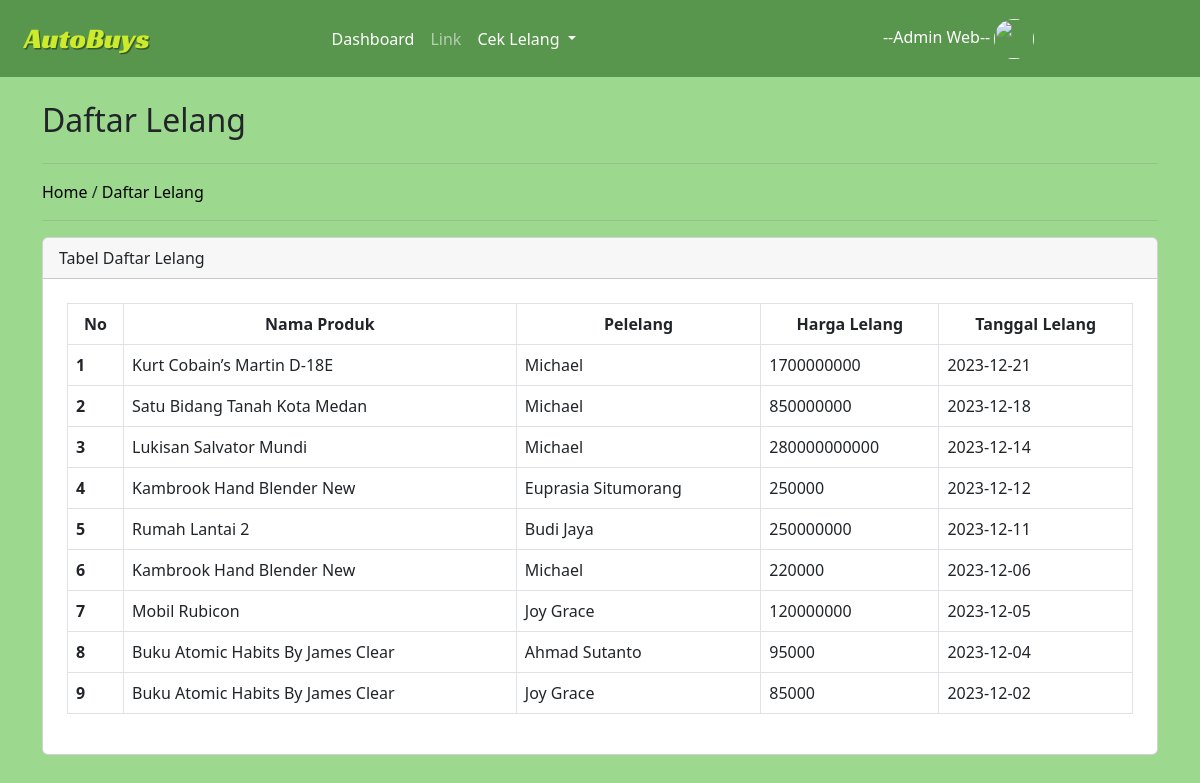
The app's page /admin/daftar_lelang.php (signed in) with its own data.
### tables this page shows
CREATE TABLE `tb_pelelangan` (
  `id_lelang` int(11) NOT NULL,
  `id_user` int(11) NOT NULL,
  `id_produk` int(11) NOT NULL,
  `harga_lelang` bigint(20) NOT NULL,
  `tgl_melelang` date NOT NULL
);

CREATE TABLE `tb_produk` (
  `id_produk` int(11) NOT NULL,
  `id_kategori` int(11) NOT NULL,
  `nama_produk` varchar(255) NOT NULL,
  `harga_awal` bigint(20) NOT NULL,
  `harga_lelang` bigint(20) NOT NULL,
  `gambar_produk` varchar(255) NOT NULL,
  `deskripsi_produk` longtext DEFAULT NULL,
  `tgl_awal_lelang` date NOT NULL,
  `tgl_akhir_lelang` date NOT NULL,
  `status_lelang` varchar(14) DEFAULT NULL,
  `pengunjung` int(11) NOT NULL
);

CREATE TABLE `users` (
  `id_user` int(11) NOT NULL,
  `username` varchar(40) NOT NULL,
  `nama` varchar(40) NOT NULL,
  `email` varchar(40) NOT NULL,
  `password` varchar(120) NOT NULL,
  `level` int(11) NOT NULL
);

### fungsi.php (called while the page is built, shortened)
<?php
include 'koneksi.php';
if (!function_exists('query')) {
    function query($data){
        global $koneksi ;
        $query = mysqli_query($koneksi,$data);
        $lingkup = [];
        while($ambil= mysqli_fetch_assoc($query))
        {
            $lingkup[] = $ambil;
        }
        return $lingkup;
        }
}
    ?>

### admin/daftar_lelang.php (the view, shortened to what this page needs)
<?php include '../fungsi.php';
include 'navbar_admin.php';
?>
<!DOCTYPE html>
<html lang="en">
<head>
</head>
<body>
<?php
    $hasil = query("SELECT tb_pelelangan.id_lelang, users.nama,
    tb_produk.nama_produk, tb_pelelangan.harga_lelang,
    tb_pelelangan.tgl_melelang FROM tb_pelelangan
    JOIN users ON tb_pelelangan.id_user = users.id_user
    JOIN tb_produk ON tb_pelelangan.id_produk = tb_produk.id_produk
    ORDER BY tb_pelelangan.id_lelang DESC
    ");
?>
        <div class="container">
            <div class="row">
                <div class="col">
                    <h2 class="text-dark mx-auto my-4">Daftar Lelang</h2>
                    <hr style="border-top: 1px solid grey;">
                        <p class="ml-2">
                            <a href="index.php" style="text-decoration: none; color: black;">Home</a> /
                            <a href="#" style="text-decoration: none; color: black;">Daftar Lelang</a>
                        </p>
                    <hr style="border-top: 1px solid grey;">
                </div>
            </div>
            <div class="card  mx-auto" >
                <div class="card-header">
                    Tabel Daftar Lelang
                </div>
                <div class= "mx-2 my-2">
                <ul class="list-group list-group-flush">
                <div class=" mx-3 my-3">
                    <table class="table table-bordered">
                        <thead>
                          <tr style="background-color: white;">
                            <th class="text-center" scope="col">No</th>
                            <th class="text-center" scope="col">Nama Produk</th>
                            <th class="text-center" scope="col">Pelelang</th>
                            <th class="text-center" scope="col">Harga Lelang</th>
                            <th class="text-center" scope="col">Tanggal Lelang</th>
                          </tr>
                        </thead>
                        <?php $i=1;?>
                        <?php  foreach ($hasil as $data) {
                    ?>
                        <tbody>
                          <tr>
                            <th scope="row"><?=$i?></th>
                            <td ><?=$data['nama_produk']?></td>
                            <td><?=$data['nama']?></td>
                            <td><?=$data['harga_lelang']?></td>
                            <td><?=$data['tgl_melelang']?></td>
                          </tr>
                        </tbody>
                        <?php $i++;  }?>
                    </table>
                </div>
                </ul>
            </div>
</body>
</html>

### admin/navbar_admin.php (style rules this page uses)
body { background-color: #9CD98E; }

### records on screen
tb_pelelangan: id_produk.nama_produk "Kurt Cobain’s Martin D-18E", id_user.nama "Michael", harga_lelang "1700000000", tgl_melelang "2023-12-21"
tb_pelelangan: id_produk.nama_produk "Satu Bidang Tanah Kota Medan", id_user.nama "Michael", harga_lelang "850000000", tgl_melelang "2023-12-18"
tb_pelelangan: id_produk.nama_produk "Lukisan Salvator Mundi", id_user.nama "Michael", harga_lelang "280000000000", tgl_melelang "2023-12-14"
tb_pelelangan: id_produk.nama_produk "Kambrook Hand Blender New", id_user.nama "Euprasia Situmorang", harga_lelang "250000", tgl_melelang "2023-12-12"
tb_pelelangan: id_produk.nama_produk "Rumah Lantai 2", id_user.nama "Budi Jaya", harga_lelang "250000000", tgl_melelang "2023-12-11"
tb_pelelangan: id_produk.nama_produk "Kambrook Hand Blender New", id_user.nama "Michael", harga_lelang "220000", tgl_melelang "2023-12-06"
tb_pelelangan: id_produk.nama_produk "Mobil Rubicon", id_user.nama "Joy Grace", harga_lelang "120000000", tgl_melelang "2023-12-05"
tb_pelelangan: id_produk.nama_produk "Buku Atomic Habits By James Clear", id_user.nama "Ahmad Sutanto", harga_lelang "95000", tgl_melelang "2023-12-04"
tb_pelelangan: id_produk.nama_produk "Buku Atomic Habits By James Clear", id_user.nama "Joy Grace", harga_lelang "85000", tgl_melelang "2023-12-02"

### other values on screen
$_SESSION['nama'] "--Admin Web--"
